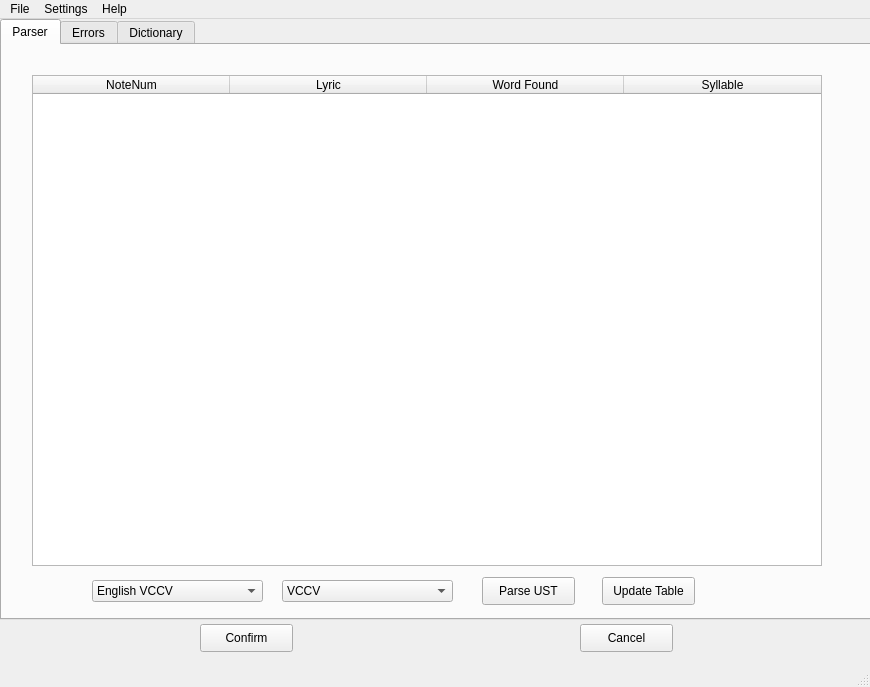
<?xml version="1.0" encoding="UTF-8"?>
<ui version="4.0">
 <class>MainWindow</class>
 <widget class="QMainWindow" name="MainWindow">
  <property name="geometry">
   <rect>
    <x>0</x>
    <y>0</y>
    <width>870</width>
    <height>687</height>
   </rect>
  </property>
  <property name="windowTitle">
   <string>LyricParser</string>
  </property>
  <widget class="QWidget" name="centralwidget">
   <widget class="QTabWidget" name="tabWidget">
    <property name="geometry">
     <rect>
      <x>0</x>
      <y>0</y>
      <width>871</width>
      <height>601</height>
     </rect>
    </property>
    <property name="currentIndex">
     <number>0</number>
    </property>
    <widget class="QWidget" name="tabMain">
     <attribute name="title">
      <string>Parser</string>
     </attribute>
     <widget class="QTableWidget" name="tblParserOutput">
      <property name="geometry">
       <rect>
        <x>30</x>
        <y>30</y>
        <width>790</width>
        <height>491</height>
       </rect>
      </property>
      <attribute name="horizontalHeaderDefaultSectionSize">
       <number>197</number>
      </attribute>
      <column>
       <property name="text">
        <string>NoteNum</string>
       </property>
      </column>
      <column>
       <property name="text">
        <string>Lyric</string>
       </property>
      </column>
      <column>
       <property name="text">
        <string>Word Found</string>
       </property>
      </column>
      <column>
       <property name="text">
        <string>Syllable</string>
       </property>
      </column>
     </widget>
     <widget class="QPushButton" name="btnParse">
      <property name="geometry">
       <rect>
        <x>480</x>
        <y>532</y>
        <width>93</width>
        <height>28</height>
       </rect>
      </property>
      <property name="text">
       <string>Parse UST</string>
      </property>
     </widget>
     <widget class="QComboBox" name="cmbLanguage">
      <property name="geometry">
       <rect>
        <x>90</x>
        <y>535</y>
        <width>171</width>
        <height>22</height>
       </rect>
      </property>
      <item>
       <property name="text">
        <string>English VCCV</string>
       </property>
      </item>
     </widget>
     <widget class="QPushButton" name="btnUpdateParser">
      <property name="geometry">
       <rect>
        <x>600</x>
        <y>532</y>
        <width>93</width>
        <height>28</height>
       </rect>
      </property>
      <property name="text">
       <string>Update Table</string>
      </property>
     </widget>
     <widget class="QComboBox" name="cmbLanguageSetting">
      <property name="geometry">
       <rect>
        <x>280</x>
        <y>535</y>
        <width>171</width>
        <height>22</height>
       </rect>
      </property>
      <item>
       <property name="text">
        <string>VCCV</string>
       </property>
      </item>
     </widget>
    </widget>
    <widget class="QWidget" name="tabError">
     <attribute name="title">
      <string>Errors</string>
     </attribute>
     <widget class="QPushButton" name="btnUpdateDictionary">
      <property name="geometry">
       <rect>
        <x>200</x>
        <y>510</y>
        <width>111</width>
        <height>28</height>
       </rect>
      </property>
      <property name="text">
       <string>Update Dictionary</string>
      </property>
     </widget>
     <widget class="QTableWidget" name="tblErrors">
      <property name="geometry">
       <rect>
        <x>40</x>
        <y>40</y>
        <width>771</width>
        <height>431</height>
       </rect>
      </property>
      <property name="sizePolicy">
       <sizepolicy hsizetype="Expanding" vsizetype="Expanding">
        <horstretch>0</horstretch>
        <verstretch>0</verstretch>
       </sizepolicy>
      </property>
      <property name="statusTip">
       <string/>
      </property>
      <property name="dragDropOverwriteMode">
       <bool>true</bool>
      </property>
      <attribute name="horizontalHeaderDefaultSectionSize">
       <number>220</number>
      </attribute>
      <column>
       <property name="text">
        <string>Word</string>
       </property>
      </column>
      <column>
       <property name="text">
        <string>Length</string>
       </property>
      </column>
      <column>
       <property name="text">
        <string>Syllables</string>
       </property>
      </column>
     </widget>
     <widget class="QPushButton" name="btnUpdateDictionaryAndParse">
      <property name="geometry">
       <rect>
        <x>500</x>
        <y>510</y>
        <width>191</width>
        <height>28</height>
       </rect>
      </property>
      <property name="text">
       <string>Update Dictionary and Parse</string>
      </property>
     </widget>
    </widget>
    <widget class="QWidget" name="tabDictionary">
     <attribute name="title">
      <string>Dictionary</string>
     </attribute>
     <widget class="QPushButton" name="btnDictionarySearch">
      <property name="geometry">
       <rect>
        <x>470</x>
        <y>500</y>
        <width>93</width>
        <height>28</height>
       </rect>
      </property>
      <property name="text">
       <string>Search</string>
      </property>
     </widget>
     <widget class="QTableWidget" name="tblDictionary">
      <property name="geometry">
       <rect>
        <x>40</x>
        <y>20</y>
        <width>771</width>
        <height>431</height>
       </rect>
      </property>
      <property name="sizePolicy">
       <sizepolicy hsizetype="Expanding" vsizetype="Expanding">
        <horstretch>0</horstretch>
        <verstretch>0</verstretch>
       </sizepolicy>
      </property>
      <property name="statusTip">
       <string/>
      </property>
      <property name="dragDropOverwriteMode">
       <bool>true</bool>
      </property>
      <attribute name="horizontalHeaderDefaultSectionSize">
       <number>257</number>
      </attribute>
      <column>
       <property name="text">
        <string>Word</string>
       </property>
      </column>
      <column>
       <property name="text">
        <string>Syllables</string>
       </property>
      </column>
      <column>
       <property name="text">
        <string>Length</string>
       </property>
      </column>
     </widget>
     <widget class="QPushButton" name="btnDictionaryAdd">
      <property name="geometry">
       <rect>
        <x>720</x>
        <y>500</y>
        <width>93</width>
        <height>28</height>
       </rect>
      </property>
      <property name="text">
       <string>Add Word(s)</string>
      </property>
     </widget>
     <widget class="QLineEdit" name="ltxtDictionaryInput">
      <property name="geometry">
       <rect>
        <x>80</x>
        <y>500</y>
        <width>341</width>
        <height>22</height>
       </rect>
      </property>
      <property name="text">
       <string/>
      </property>
     </widget>
     <widget class="QPushButton" name="btnDictionaryUpdate">
      <property name="geometry">
       <rect>
        <x>595</x>
        <y>500</y>
        <width>93</width>
        <height>28</height>
       </rect>
      </property>
      <property name="text">
       <string>Update</string>
      </property>
     </widget>
    </widget>
   </widget>
   <widget class="QPushButton" name="btnConfirm">
    <property name="geometry">
     <rect>
      <x>200</x>
      <y>605</y>
      <width>93</width>
      <height>28</height>
     </rect>
    </property>
    <property name="text">
     <string>Confirm</string>
    </property>
   </widget>
   <widget class="QPushButton" name="btnCancel">
    <property name="geometry">
     <rect>
      <x>580</x>
      <y>605</y>
      <width>93</width>
      <height>28</height>
     </rect>
    </property>
    <property name="text">
     <string>Cancel</string>
    </property>
   </widget>
  </widget>
  <widget class="QMenuBar" name="menubar">
   <property name="geometry">
    <rect>
     <x>0</x>
     <y>0</y>
     <width>870</width>
     <height>26</height>
    </rect>
   </property>
   <widget class="QMenu" name="menuFile">
    <property name="title">
     <string>File</string>
    </property>
    <addaction name="actionSettings"/>
   </widget>
   <widget class="QMenu" name="menuSettings">
    <property name="title">
     <string>Settings</string>
    </property>
   </widget>
   <widget class="QMenu" name="menuHelp">
    <property name="title">
     <string>Help</string>
    </property>
   </widget>
   <addaction name="menuFile"/>
   <addaction name="menuSettings"/>
   <addaction name="menuHelp"/>
  </widget>
  <widget class="QStatusBar" name="statusbar"/>
  <action name="actionSettings">
   <property name="text">
    <string>Close</string>
   </property>
  </action>
 </widget>
 <resources/>
 <connections/>
</ui>
